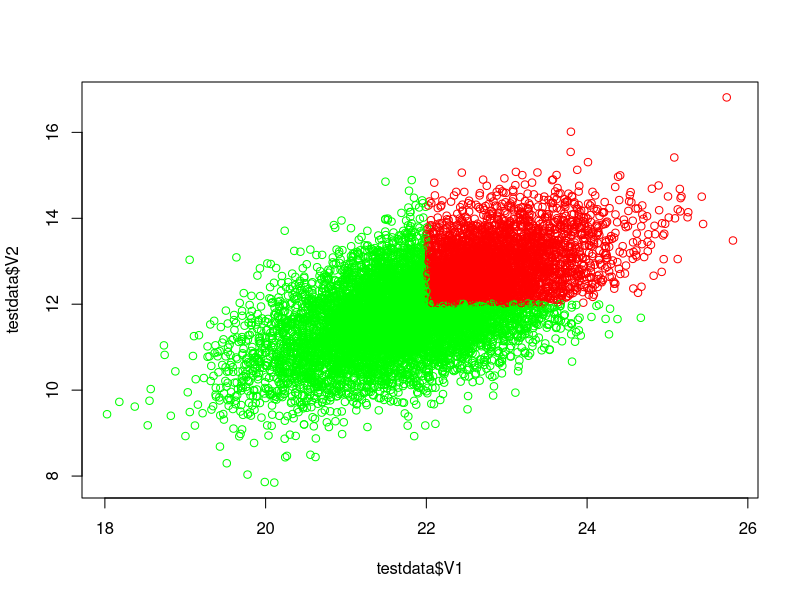
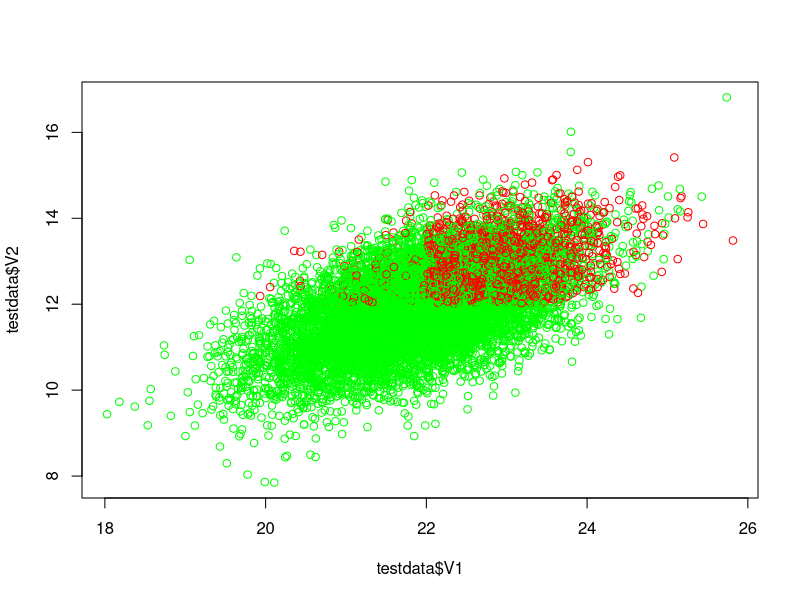
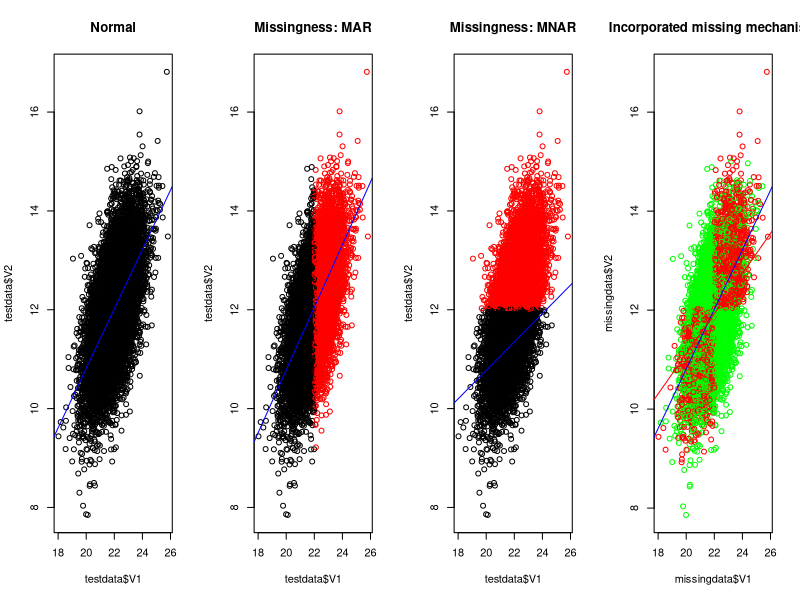

Write R code to recreate these figures, in order. (Note: this script raises an error after producing the figures.)
# Setting working directory and loading libraries----

# import packages
library(lattice)
library(mice)
library(tidyverse)

## simulate dataset----

set.seed(2015)
#options(scipen=999)

# randomly generate a dataset to be our complete dataset


testdata <- as.data.frame(MASS::mvrnorm(n = 10000, 
                                        mu = c(22, 12, 0),      # V1   V2   V3
                                        Sigma = matrix(data = c(1.0, 0.6, 0.4, 
                                                                0.6, 1.0, 0.5, 
                                                                0.4, 0.5, 1.0), 
                                                       nrow = 3, 
                                                       byrow = T)))
summary(testdata)

# People falling in a certain region have a a higher probabilityof Y = 1
condition = testdata$V1>median(testdata$V1) & testdata$V2>median(testdata$V2)
condition2 = testdata$V1<median(testdata$V1) & testdata$V2>median(testdata$V2)
# plot
plot(testdata$V1, testdata$V2, col = ifelse(condition, 'red', 'green'))

# generate binomial variable for V3
testdata$V3 = ifelse(condition,rbinom(nrow(testdata[condition,]), size = 1, prob = 0.5),
                     ifelse(condition2,rbinom(nrow(testdata[condition2,]), size = 1, prob = 0.1), 0))
plot(testdata$V1, testdata$V2, col = ifelse(testdata$V3==1,'red', 'green'))


# visualize missing mechanism plotting data points----
par(mfrow=c(1,4))
# no missingness
plot(testdata$V1, testdata$V2, main = 'Normal')
abline(lm(testdata$V2~testdata$V1), col = 'blue')
# MAR
plot(testdata$V1, testdata$V2, col = ifelse(testdata$V1>median(testdata$V1),'red','black'), main = 'Missingness: MAR')
abline(lm(testdata$V2[testdata$V1<median(testdata$V1)]~testdata$V1[testdata$V1<median(testdata$V1)], data = testdata), col = "blue")
# MNAR
plot(testdata$V1, testdata$V2, col = ifelse(testdata$V2>median(testdata$V2),'red','black'), main = 'Missingness: MNAR')
abline(lm(testdata$V2[testdata$V2<median(testdata$V2)]~testdata$V1[testdata$V2<median(testdata$V2)], data = testdata), col = "blue")

# create MAR+MNAR missingness mechanism and ampute ----

# first split the complete data, before amputing
samp = sample(seq_len(floor(nrow(testdata)*0.8)))
test.data = testdata[-samp,] # this the test data that has not been amputed

# we will now ampute
missingdata = testdata[samp,]

# defining missing mechanisms
missing.mechanism1 = missingdata$V2<median(missingdata$V2) & missingdata$V1<median(missingdata$V1)
missing.mechanism2 = missingdata$V2>median(missingdata$V2) & missingdata$V1>median(missingdata$V1)
missinglist = ifelse(missing.mechanism1, rbinom(nrow(missingdata[missing.mechanism1,]), 1, 0.4),
                     ifelse(missing.mechanism2, rbinom(nrow(missingdata[missing.mechanism1,]), 1, 0.7),0))

# visualize
plot(missingdata$V1, missingdata$V2, col = ifelse(missinglist==1, 'red', 'green'),
     main = 'Incorporated missing mechanism')
abline(lm(testdata$V2~testdata$V1), col = "blue")

# Ampute (univariate missingness)
missingdata$V1[missinglist==1] = NA
abline(lm(missingdata$V2~missingdata$V1), col = "red")

sum(is.na(missingdata$V1)) # 3100 missing values created

## MI ----

#data = result$amp

N = sum(is.na(missingdata$V1))
miss = data[is.na(missingdata$V1),]
n.imp = 100
results = matrix(nrow = n.imp, ncol = 3) %>% data.frame()
colnames(results) = c('C.statistic', '95%CI.lower', '95%CI.upper')


for (i in 1:n.imp){
    # copy missing data
    data.copy = missingdata
    
    # create imputation model
    imp.model = lm(V1~factor(V3, c(0,1))+V2, data=data.copy)
    
    #drawing coefficients from a multivariate Student-t distribution
    betas <- rmt(N, mean=imp.model$coef, S=vcov(imp.model), df=imp.model$df.residual)
    
    # retrieve linear predictors
    predictors = model.matrix(formula(paste("~", 'factor(V3, c(0,1))+V2')), data=miss)
    
    # empty imputations object to store imputed values
    imputations = NULL
    
    # matrix multiply predictors with betas for j subjects
    # + add noise by drawing from residual distribution
    for (j in 1:N){
        imp.value = (predictors[j,] %*% betas[j,]) + sample(imp.model$residuals, 1)
        #imp.prob.value = 1/(1+exp(-predictors[j,] %*% betas[j,]))
        imputations = append(imputations, imp.value)
        #probs = append(probs, imp.prob.value)
    }
    
    #imputations = rbinom(n = N, size = 1, prob = probs)
    # Impute data
    data.copy$V1[is.na(data.copy$V1)] = imputations
    
    # Use imputed data to fit a prediction model
    pred.model = glm(factor(V3, c(0,1))~V2+V1, family = 'binomial', data.copy)
    # predict
    preds = predict(pred.model, type = 'response', newdata = test.data)
    
    # calculate C-statistic and corresponding 95%CI 
    ROC = pROC::roc(test.data$V3, preds)
    C <- pROC::auc(ROC)
    ci = pROC::ci(C)
    
    # store estimates and CI
    results[i, 1] <-  C
    results[i, c(2,3)] <- ci
    
}

# inspect results
summary(results)

par(mfrow=c(1,3))
# plot histogram
hist(results$C.statistic, freq = F, breaks = 20, main = 'Distribution of C-statistic')
# plot densityplot
dens <- density(results$C.statistic)
lines(dens, col = 'red')

#logit transformation of the c-statistics
logit.C =  log(results$C.statistic/(1 - results$C.statistic))

# plot histogram
hist(logit.C, freq = F, breaks = 20, main = 'Distribution of logit transformed C-statistic')
# plot densityplot
dens <- density(logit.C)
lines(dens, col = 'red')

#logit transformation of the c-statistics
arcsine.C =  asin(sqrt(results$C.statistic))

# plot histogram
hist(arcsine.C, freq = F, breaks = 20, main = 'Distribution of arcsine transformed C-statistic')
# plot densityplot
arcsine.dens <- density(arcsine.C)
lines(arcsine.dens, col = 'red')
